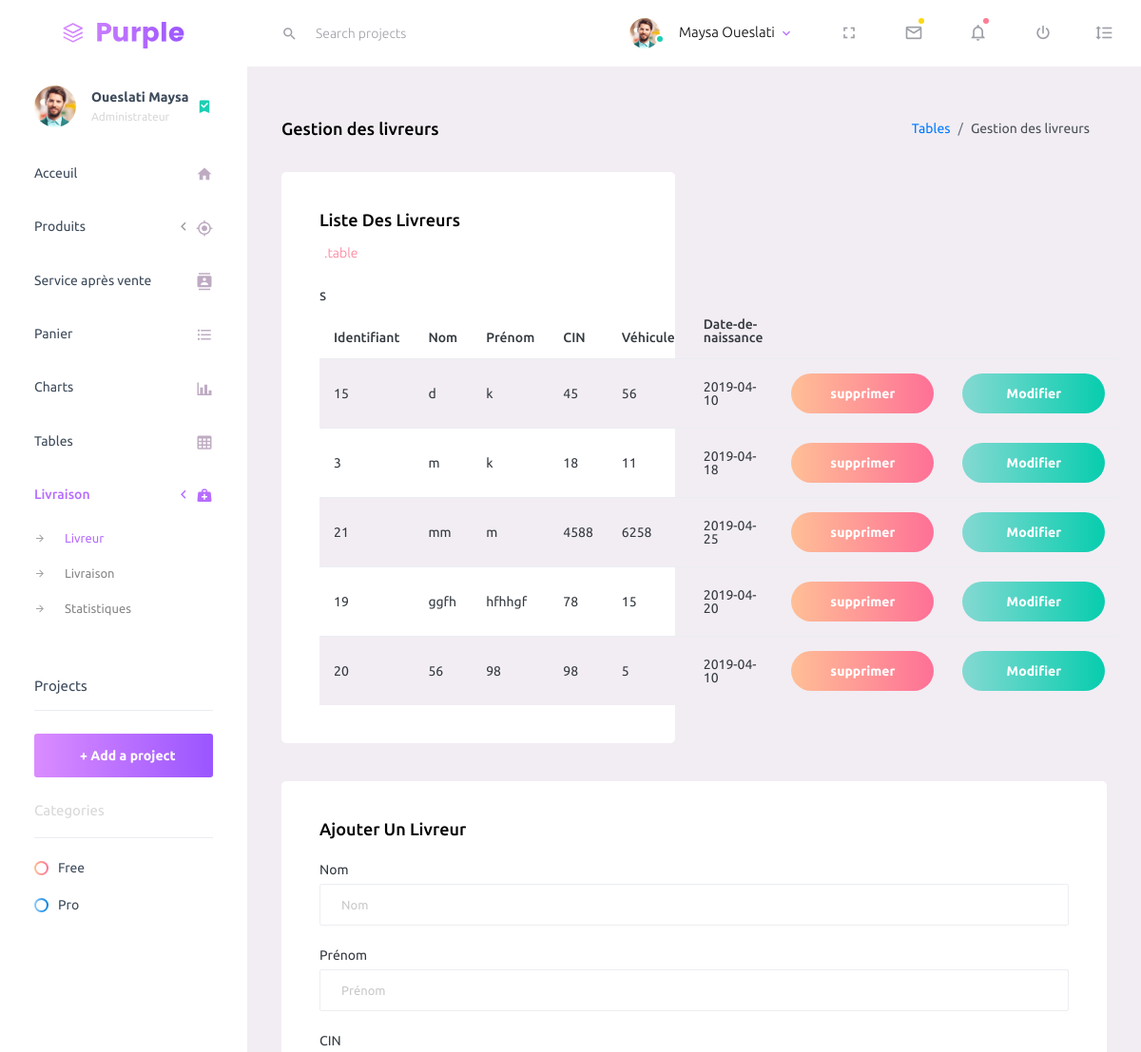
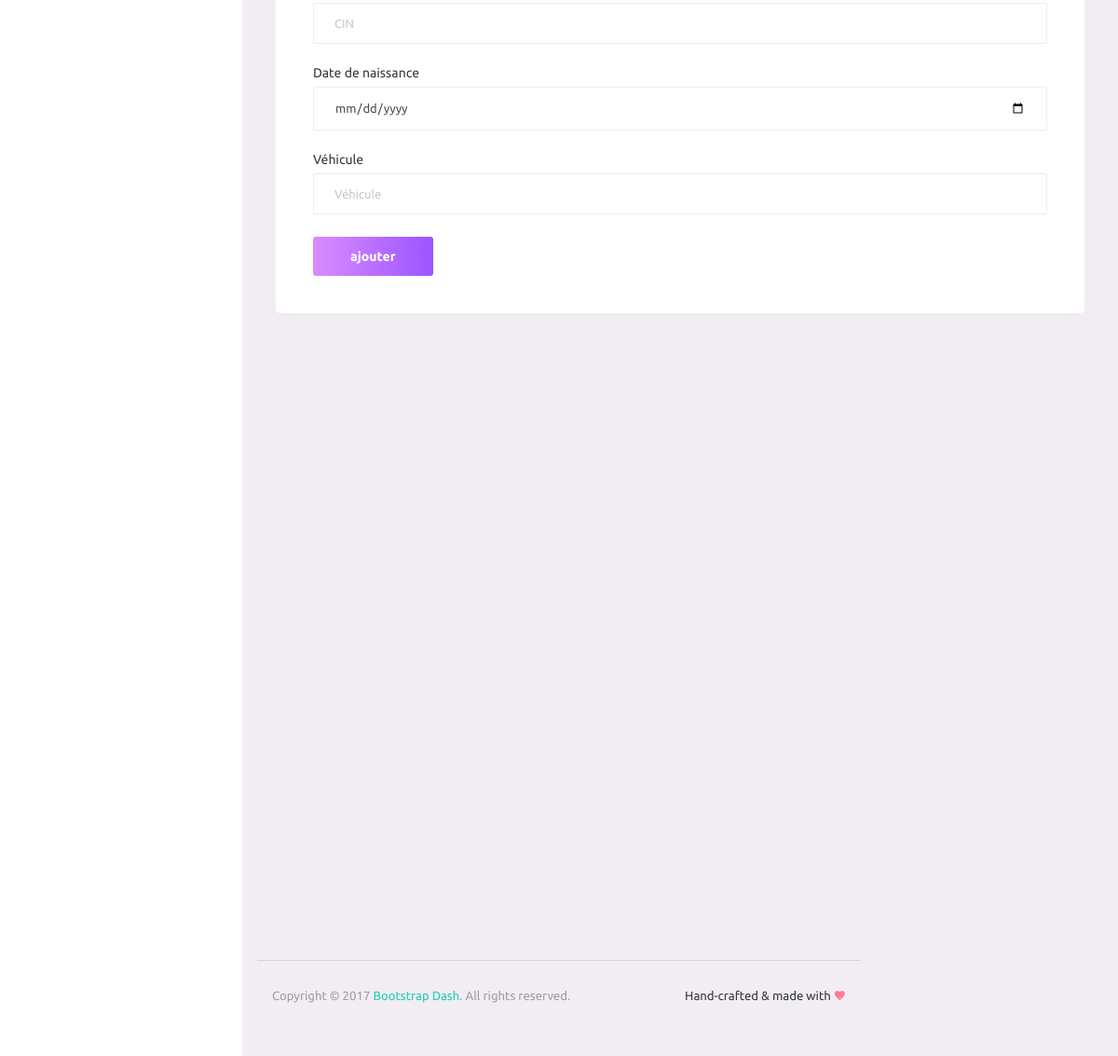
The app's page /views/pages/samples/livreurr.php with its own data (2 pictures, top to bottom).
### tables this page shows
CREATE TABLE IF NOT EXISTS `livreur` (
  `Idlivreur` int(10) NOT NULL AUTO_INCREMENT,
  `Nom` varchar(10) NOT NULL,
  `Prenom` varchar(10) NOT NULL,
  `CIN` int(8) NOT NULL,
  `Datedenaissance` date NOT NULL,
  `vehicule` int(10) NOT NULL,
  PRIMARY KEY (`Idlivreur`),
  UNIQUE KEY `Id-livreur` (`Idlivreur`)
);

### views/pages/samples/livreurC.php (called while the page is built, shortened)
<?PHP
class LivreurC {
	function afficherLivreurs(){
		$sql="SElECT * From Livreur";
		$db = config::getConnexion();
		try{
		$liste=$db->query($sql);
		return $liste;
		}
        catch (Exception $e){
            die('Erreur: '.$e->getMessage());
        }
	}
}
?>

### views/pages/samples/livreurr.php (the view, shortened to what this page needs)
<!DOCTYPE html>
<html lang="en">
<head>
  <link rel="stylesheet" href="../../vendors/iconfonts/mdi/css/materialdesignicons.min.css">
  <link rel="stylesheet" href="../../vendors/css/vendor.bundle.base.css">
  <link rel="stylesheet" href="../../css/style.css">
</head>
<body>
  <div class="container-scroller">
    <nav class="navbar default-layout-navbar col-lg-12 col-12 p-0 fixed-top d-flex flex-row">
      <div class="text-center navbar-brand-wrapper d-flex align-items-center justify-content-center">
        <a class="navbar-brand brand-logo" href="../../index.html"><img src="../../images/logo.svg" alt="logo"/></a>
      </div>
      <div class="navbar-menu-wrapper d-flex align-items-stretch">
        <div class="search-field d-none d-md-block">
          <form class="d-flex align-items-center h-100">
            <div class="input-group">
              <div class="input-group-prepend bg-transparent">
                  <i class="input-group-text border-0 mdi mdi-magnify"></i>
              </div>
              <input type="text" class="form-control bg-transparent border-0" name="search" placeholder="Search projects">
            </div>
          </form>
        </div>
        <ul class="navbar-nav navbar-nav-right">
          <li class="nav-item nav-profile dropdown">
            <a class="nav-link dropdown-toggle" id="profileDropdown" href="#" data-toggle="dropdown" aria-expanded="false">
              <div class="nav-profile-img">
                <img src="../../images/faces/face1.jpg" alt="image">
                <span class="availability-status online"></span>
              </div>
              <div class="nav-profile-text">
                <p class="mb-1 text-black">Maysa Oueslati</p>
              </div>
            </a>
          </li>
          <li class="nav-item d-none d-lg-block full-screen-link">
            <a class="nav-link">
              <i class="mdi mdi-fullscreen" id="fullscreen-button"></i>
            </a>
          </li>
          <li class="nav-item dropdown">
            <a class="nav-link count-indicator dropdown-toggle" id="messageDropdown" href="#" data-toggle="dropdown" aria-expanded="false">
              <i class="mdi mdi-email-outline"></i>
              <span class="count-symbol bg-warning"></span>
            </a>
          </li>
          <li class="nav-item dropdown">
            <a class="nav-link count-indicator dropdown-toggle" id="notificationDropdown" href="#" data-toggle="dropdown">
              <i class="mdi mdi-bell-outline"></i>
              <span class="count-symbol bg-danger"></span>
            </a>
          </li>
          <li class="nav-item nav-logout d-none d-lg-block">
            <a class="nav-link" href="#">
              <i class="mdi mdi-power"></i>
            </a>
          </li>
          <li class="nav-item nav-settings d-none d-lg-block">
            <a class="nav-link" href="#">
              <i class="mdi mdi-format-line-spacing"></i>
            </a>
          </li>
        </ul>
      </div>
    </nav>
    <div class="container-fluid page-body-wrapper">
      <nav class="sidebar sidebar-offcanvas" id="sidebar">
        <ul class="nav">
          <li class="nav-item nav-profile">
            <a href="#" class="nav-link">
              <div class="nav-profile-image">
                <img src="../../images/faces/face1.jpg" alt="profile">
              </div>
              <div class="nav-profile-text d-flex flex-column">
                <span class="font-weight-bold mb-2">Oueslati Maysa</span>
                <span class="text-secondary text-small">Administrateur</span>
              </div>
              <i class="mdi mdi-bookmark-check text-success nav-profile-badge"></i>
            </a>
          </li>
          <li class="nav-item">
            <a class="nav-link" href="../../index.html">
              <span class="menu-title">Acceuil</span>
              <i class="mdi mdi-home menu-icon"></i>
            </a>
          </li>
          <li class="nav-item">
            <a class="nav-link" data-toggle="collapse" href="#ui-basic" aria-expanded="false" aria-controls="ui-basic">
              <span class="menu-title" href="#" >Produits</span>
              <i class="menu-arrow"></i>
              <i class="mdi mdi-crosshairs-gps menu-icon"></i>
            </a>
          </li>
          <li class="nav-item">
            <a class="nav-link" href="../../pages/icons/mdi.html">
              <span class="menu-title">Service après vente</span>
              <i class="mdi mdi-contacts menu-icon"></i>
            </a>
          </li>
          <li class="nav-item">
            <a class="nav-link" href="../../pages/forms/basic_elements.html">
              <span class="menu-title">Panier</span>
              <i class="mdi mdi-format-list-bulleted menu-icon"></i>
            </a>
          </li>
          <li class="nav-item">
            <a class="nav-link" href="../../pages/charts/chartjs.html">
              <span class="menu-title">Charts</span>
              <i class="mdi mdi-chart-bar menu-icon"></i>
            </a>
          </li>
          <li class="nav-item">
            <a class="nav-link" href="../../pages/tables/basic-table.html">
              <span class="menu-title">Tables</span>
              <i class="mdi mdi-table-large menu-icon"></i>
            </a>
          </li>
          <li class="nav-item">
            <a class="nav-link" data-toggle="collapse" href="#general-pages" aria-expanded="false" aria-controls="general-pages">
              <span class="menu-title">Livraison</span>
              <i class="menu-arrow"></i>
              <i class="mdi mdi-medical-bag menu-icon"></i>
            </a>
            <div class="collapse" id="general-pages">
              <ul class="nav flex-column sub-menu">
                <li class="nav-item"> <a class="nav-link" href="../../pages/samples/livreurr.php">Livreur</a></li>
                <li class="nav-item"> <a class="nav-link" href="../../pages/samples/livraisonn.php"> Livraison</a></li>
                <li class="nav-item"> <a class="nav-link" href="../../pages/samples/stat.php"> Statistiques</a></li>
              </div>
          </li>
          <li class="nav-item sidebar-actions">
            <span class="nav-link">
              <div class="border-bottom">
                <h6 class="font-weight-normal mb-3">Projects</h6>
              </div>
              <button class="btn btn-block btn-lg btn-gradient-primary mt-4">+ Add a project</button>
              <div class="mt-4">
                <div class="border-bottom">
                  <p class="text-secondary">Categories</p>
                </div>
                <ul class="gradient-bullet-list mt-4">
                  <li>Free</li>
                  <li>Pro</li>
                </ul>
              </div>
            </span>
          </li>
        </ul>
      </nav>
      <?PHP
include "livreurC.php";
$Livreur1C=new livreurC();
$listeLivreurs=$Livreur1C->afficherLivreurs();
?>
      <div class="main-panel">
        <div class="content-wrapper">
          <div class="page-header">
            <h3 class="page-title">
           Gestion des livreurs
            </h3>
            <nav aria-label="breadcrumb">
              <ol class="breadcrumb">
                <li class="breadcrumb-item"><a href="#">Tables</a></li>
                <li class="breadcrumb-item active" aria-current="page">Gestion des livreurs</li>
              </ol>
            </nav>
          </div>
          <div class="row">
            <div class="col-lg-6 grid-margin stretch-card">
              <div class="card">
                <div class="card-body">
                  <h4 class="card-title">Liste des livreurs</h4>
                  <p class="card-description">
                     <code>.table</code>
                  </p>
                  <table class="table table-striped">
                    <thead>
                      <tr>
                        <th>Identifiant
                        </th>
                        <th>Nom
                        </th>
                        <th>Prénom
                        </th>
                        <th>CIN
                        </th>
                        <th>Véhicule
                        </th>
                        <th>Date-de-naissance
                        </th>
                      </tr>
                    </thead>
                    <tbody>
                      <?PHP
foreach($listeLivreurs as $row){
	?>
	<tr>
	<td><?PHP echo $row['Idlivreur']; ?></td>
	<td><?PHP echo $row['Nom']; ?></td>
	<td><?PHP echo $row['Prenom']; ?></td>
	<td><?PHP echo $row['CIN']; ?></td>
	<td><?PHP echo $row['vehicule']; ?></td>
	<td><?PHP echo $row['Datedenaissance']; ?></td>
	<td><form method="POST" action="supprimerLivreur.php">
	<input type="submit" name="supprimer" value="supprimer" class="btn btn-gradient-danger btn-rounded btn-fw name="supprimer">
	</form>
	</td>
	<td><a href="modifierLivreur.php?cin=<?PHP echo $row['Idlivreur']; ?>" class="btn btn-gradient-success btn-rounded btn-fw name="modifier">
	Modifier</a></td>
	</tr>
	<?PHP
}
?>
</tbody>s
</table>
                  </div>
                </div>
              </div>
       <div class="col-12 grid-margin stretch-card">
              <div class="card">
                <div class="card-body">
                  <h4 class="card-title">Ajouter un livreur</h4>
                  <form class="forms-sample" method="POST" action="ajoutLivreur.php" >
                    <div class="form-group">
                      <label for="exampleInputEmail3">Nom</label>
                      <input type="text" class="form-control" id="nom" name="nom" placeholder="Nom" onfocusout="checkIfOnlyLetters(this)" required >
                    </div>
                    <div class="form-group">
                      <label for="exampleInputPassword4">Prénom</label>
                      <input type="text" class="form-control" id="prenom" name="prenom" placeholder="Prénom" onfocusout="checkIfOnlyLetters(this)" required>
                    </div>
                    <div class="form-group">
                      <label for="exampleSelectGender">CIN</label>
                       <input type="number" class="form-control" id="cin" name="cin" placeholder="CIN"  onfocusout="validernbre(this)" required>
                      </div>
                    <div class="form-group">
                      <label for="exampleInputCity1">Date de naissance</label>
                      <input type="date" class="form-control" id="daten" name="daten" placeholder="Date de naissance"  required >
                    </div>
                    <div class="form-group">
                      <label for="exampleTextarea1">Véhicule</label>
                     <input type="number" class="form-control" id="vehicule" name="vehicule" placeholder="Véhicule" onfocusout="validernbre(this)" required>
                    </div>
                    <button type="submit" class="btn btn-gradient-primary mr-2" name="ajouter" value="ajouter">ajouter</button>
                  </form>
                </div>
              </div>
            </div>
      <div class="main-panel">
        <div class="content-wrapper">
        </div>
        <footer class="footer">
          <div class="d-sm-flex justify-content-center justify-content-sm-between">
            <span class="text-muted text-center text-sm-left d-block d-sm-inline-block">Copyright © 2017 <a href="https://www.bootstrapdash.com/" target="_blank">Bootstrap Dash</a>. All rights reserved.</span>
            <span class="float-none float-sm-right d-block mt-1 mt-sm-0 text-center">Hand-crafted & made with <i class="mdi mdi-heart text-danger"></i></span>
          </div>
        </footer>
      </div>
    </div>
  </div>
</body>
</html>

### records on screen
livreur: Idlivreur "15", Nom "d", Prenom "k", CIN "45", vehicule "56", Datedenaissance "2019-04-10"
livreur: Idlivreur "3", Nom "m", Prenom "k", CIN "18", vehicule "11", Datedenaissance "2019-04-18"
livreur: Idlivreur "21", Nom "mm", Prenom "m", CIN "4588", vehicule "6258", Datedenaissance "2019-04-25"
livreur: Idlivreur "19", Nom "ggfh", Prenom "hfhhgf", CIN "78", vehicule "15", Datedenaissance "2019-04-20"
livreur: Idlivreur "20", Nom "56", Prenom "98", CIN "98", vehicule "5", Datedenaissance "2019-04-10"
